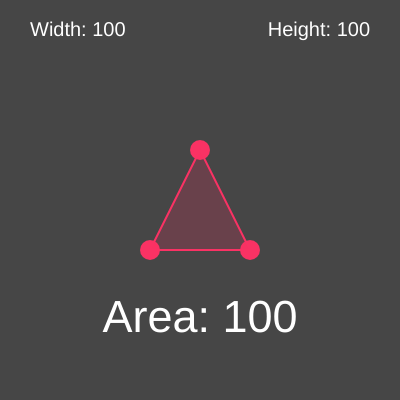
Frame 1 (no input)
Frame 60 (no input): identical to frame 1, image omitted
Frame 120 (the mouse pressed at the canvas centre since frame 60): identical to frame 1, image omitted

The p5.js sketch that drew this single still picture (run headless with seeded random() and noise() and a simulated clock; from frame 60 on, the mouse is pressed at the canvas centre):

// p5.js sketch
// ── sketch.js
let t, area;

function setup() {
  createCanvas(400, 400);
  t = new MoveableTriangle();
}

function draw() {
  background(70);
  t.show();
  t.update();

  area = (t.w + t.h) / 2;
  textAlign(CENTER, CENTER);
  textSize(45);
  text("Area: " + area, width / 2, 320);
}

// ── moveableTriangle.js
function MoveableTriangle() {
  //points of triangle
  this.p1 = createVector(width / 2, 150);
  this.p2 = createVector(this.p1.x - 50, 250);
  this.p3 = createVector(this.p1.x + 50, 250);

  //colors used
  this.outline = color(250, 50, 100);
  this.pointColor = color(250, 50, 100);
  this.triangleOutline = color(250, 50, 100);
  this.triangleFill = color(250, 50, 100, 50);

  //width and height of triangle
  this.w = 0;
  this.h = 0;

  //margins for text
  this.hMargin = 30;
  this.vMargin = 30;

  //draw the triangle
  this.show = function() {
    //draw the points
    noStroke();
    fill(this.pointColor);
    ellipse(this.p1.x, this.p1.y, 20, 20);
    ellipse(this.p2.x, this.p2.y, 20, 20);
    ellipse(this.p3.x, this.p3.y, 20, 20);

    //draw the triangle
    fill(this.triangleFill);
    strokeWeight(2);
    stroke(this.triangleOutline);
    triangle(this.p1.x, this.p1.y, this.p2.x, this.p2.y, this.p3.x, this.p3.y);
  }

  this.update = function() {
    //drag the points
    if (dist(this.p1.x, this.p1.y, mouseX, mouseY) < 10 && mouseIsPressed) {
      this.p1.x = mouseX;
      this.p1.y = mouseY;
    } else if (dist(this.p2.x, this.p2.y, mouseX, mouseY) < 10 && mouseIsPressed) {
      this.p2.x = mouseX;
    } else if (dist(this.p3.x, this.p3.y, mouseX, mouseY) < 10 && mouseIsPressed) {
      this.p3.x = mouseX;
    }

    //calculate width/height
    this.w = abs(this.p3.x - this.p2.x);
    this.h = abs(this.p2.y - this.p1.y);

    //write width/height to screen
    fill(255);
    noStroke();
    textSize(20);
    textAlign(LEFT, CENTER);
    text("Width: " + str(this.w), 0 + this.hMargin, this.vMargin);
    textAlign(RIGHT, CENTER);
    text("Height: " + str(this.h), width - this.hMargin, this.vMargin);
  }
}
